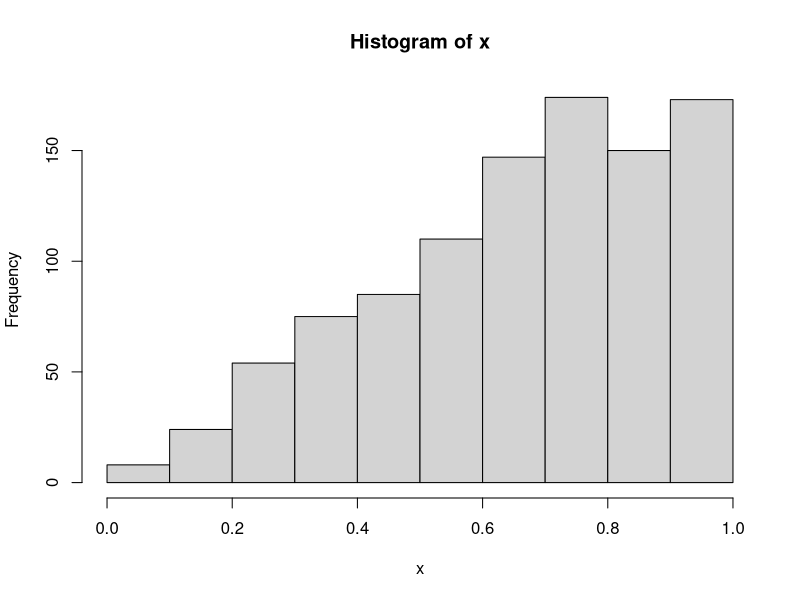
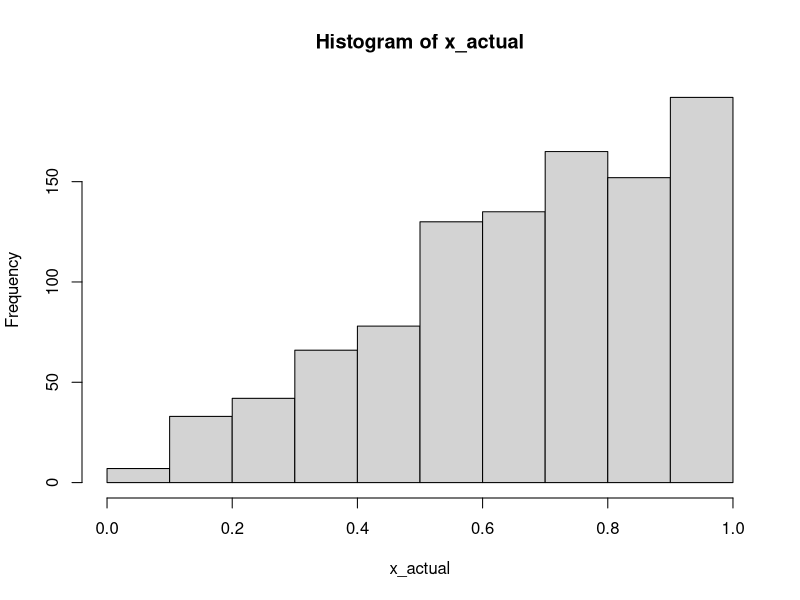
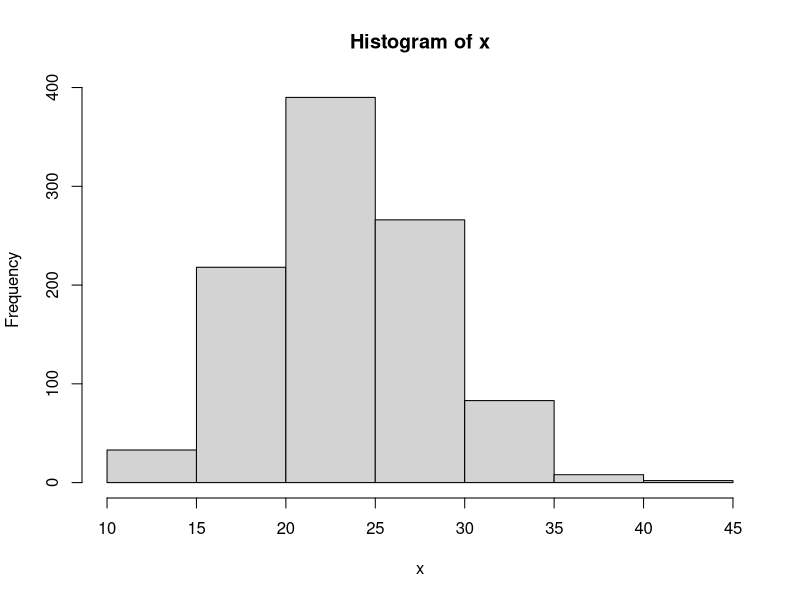
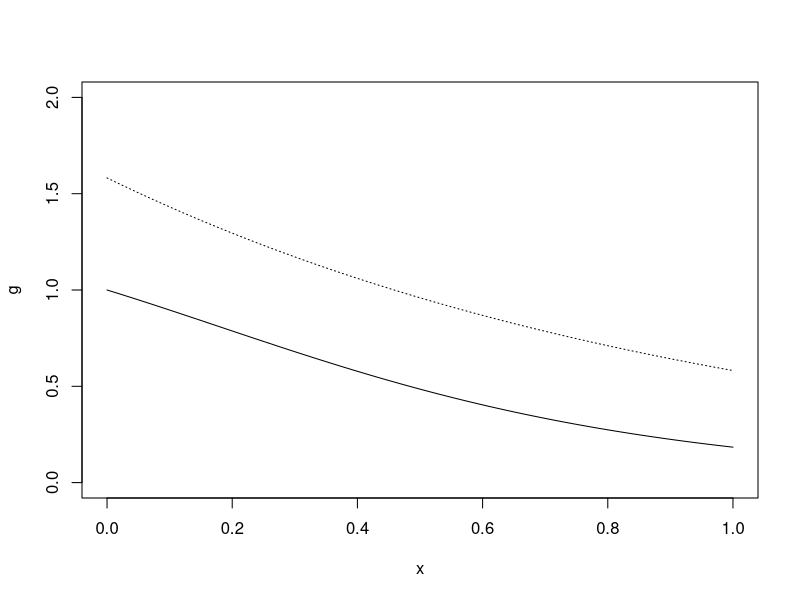
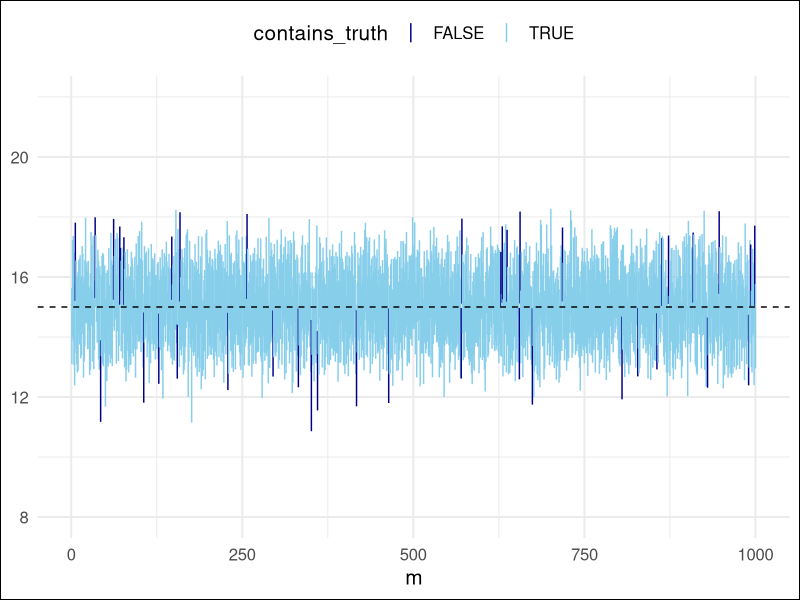
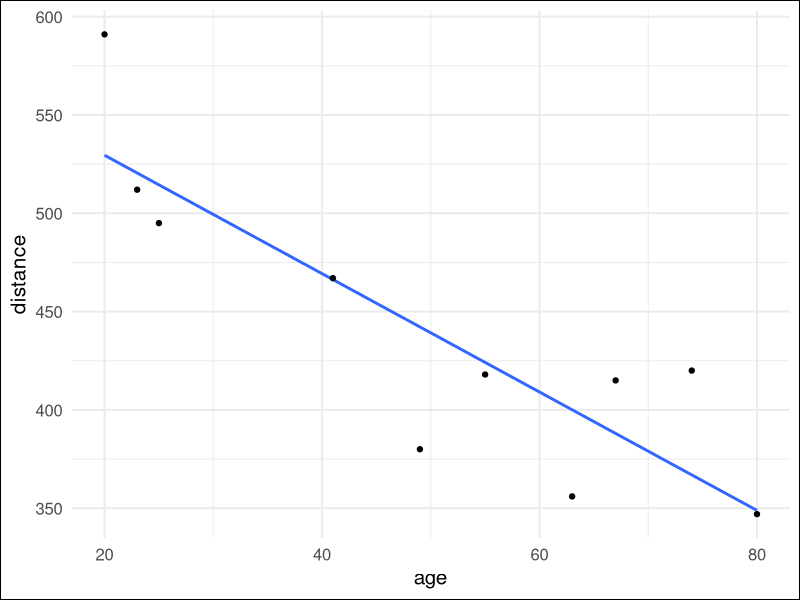

Source code (R) for these figures, in order:
## ---- chunk 1
#| echo: false

library(tidyverse)
set.seed(8686)

theme_set(
  theme_minimal(base_size = 15) +
    theme(plot.background = element_rect(fill = "white"))
)
## ---- chunk 2
ex2 <- 76
ifelse(
  ex2 >= 90, grade <- 'A',
  ifelse(
    ex2 >= 80, grade <- 'B',
    ifelse(ex2 >= 70, grade <- 'C', '')
  )
)
## ---- chunk 3
k <- 0
for (i in 1:10) {
  k <- k + i
}

k

x <- 1:10
k <- 0

for (i in x) {
  k <- k + x[i]
}

k
## ---- chunk 4
k <- 0
i <- 0

while (i <= 10) {
  k <- k + i
  i <- i + 1
}

k; i
## ---- chunk 5
avg <- function(x) {
  s <- 0
  for (i in x) s <- s + i

  s / i
}

x <- 1:10

avg(x) == 5.5
## ---- chunk 6
score <- c(76, 92, 83)
grade <- ifelse(
  score >= 90, 'A',
  ifelse(score >= 80, 'B',
    ifelse(score >= 70, 'C')
  )
)
grade

# will fail-- length(score) > 1
# if (score >= 90) {
#   grade <- 'A'
# } else if (score >= 80) {
#   grade <- 'B'
# } else {
#   grade <- 'C'
# }
## ---- chunk 7
library(stats4)

# y <- c(0.04304550, 0.50263474)
y <- 1:4

mlogl <- function(theta) -(length(y)*log(theta) - theta*sum(y))

fit <- mle(mlogl, 1.4)
summary(fit)

1 / mean(y)
## ---- chunk 8
x <- c(0.5928, 3.2048, 2.2281, 4.2292, 1.2096, 3.8371, 1.2670, 1.2042, 2.8182, 3.5173)

ll <- function(theta, sumx, sumlogx, n) {
  r <- theta[1]
  lambda <- theta[2]
  -(n*r*log(lambda) - n*log(gamma(r)) + (r - 1)*sumlogx - lambda*sumx)
}

optim(c(20, 19), ll, sumx = sum(x), sumlogx = sum(log(x)), n = length(x))
## ---- chunk 9
# given an exponential distribution
lambda <- 10
exp_pdf <- function(x) lambda*exp(-lambda*x)
inv_exp <- function(u) -1/lambda * log(1 - u)

u <- runif(100000, 0, 1)
x <- inv_exp(u)

mean(x) # should be close to 1 / lambda
var(x) # should be close to 1 / lambda^2
## ---- chunk 10
# transformation given a discrete CDF, using quantiles
g <- function(n) {
  u <- runif(n, 0, 1)
  
  cdf <- c(0.1, 0.36, 0.42, 0.85, 1)
  
  dplyr::case_when(
    u <= cdf[1]              ~ 0,
    u > cdf[1] & u <= cdf[2] ~ 1,
    u > cdf[2] & u <= cdf[3] ~ 2,
    u > cdf[3] & u <= cdf[4] ~ 3,
    u > cdf[4] & u <= cdf[5] ~ 4,
    TRUE ~ NA_real_
  )
}

p <- prop.table(table(g(10000)))
cumsum(p)
## ---- chunk 11
f <- function(x, p = 0.4) p * (1 - p)^x
## ---- chunk 12
# demonstrate acception-rejection method using a Beta(2, 1) distribution
# g(x) = Uniform(0, 1)

f <- function(x) 2*x
g <- function(x) 1
C <- 2

gen_beta <- function() {
  u1 <- runif(1, 0, 1)
  u2 <- runif(1, 0, 1)
  
  # if accepted,
  r <- f(u1) / (C * g(u1))
  out <- c( "r" = r, "u1" = u1, "u2" = u2)

  if (u2 < f(u1) / (C * g(u1))) {
    return(u1)
  } else {
    gen_beta()
  }
}

x <- replicate(1000, gen_beta())
x_actual <- rbeta(1000, 2, 1)

hist(x)
hist(x_actual)
## ---- chunk 13
f <- c(0.16, 0.24, 0.33, 0.17, 0.10)
g <- c(1, 1, 1, 1, 1) / 5
C <- max(f / g)

f_x <- function(x) {
  dplyr::case_when(
    x == 1 ~ 0.16,
    x == 2 ~ 0.24,
    x == 3 ~ 0.33,
    x == 4 ~ 0.17,
    x == 5 ~ 0.10,
      TRUE ~ 0
  )
}

gen <- function() {
  y <- sample(1:5, 1) # draw 1 realization from discrete uniform
  u <- runif(1, 0, 1) # draw 1 realization from continuous uniform

  if (u <= f_x(y) / (C * 1/5)) {
    return(y)
  } else {
    gen()
  }
}

out <- replicate(1000, gen())
prop.table(table(out))
## ---- chunk 14
gen_poisson <- function(t0, lambda) {
  s <- 0; i <- 0

  while (s <= t0) {
    u <- runif(1, 0, 1)
    t <- -log(1 - u) / lambda  # inverse transform to draw from Exp(lambda)
    s <- s + t
    i <- i + 1
  }

  return(i - 1)
}

gen_poisson(10, 2)

x <- replicate(1000, gen_poisson(8, 3))

hist(x)
## ---- chunk 15
lambda <- 3
n <- 10
x <- 1
p <- 0.7

rexp(n, lambda) # x_i ~ f(x)             -- random draws
pexp(x, lambda) # P(X <= x)              -- CDF, cumulative probability
dexp(x, lambda) # P(X == x)?             -- density
qexp(p, lambda) # x* s.t. P(X <= x*) = p -- quantile
## ---- chunk 16
mu <- 5
sd <- 3

rnorm(1, mu, sd)
pnorm(5, mu, sd)
qnorm(0.75, mu, sd)
## ---- chunk 17
punif(0.6, 0, 1)
## ---- chunk 18
u <- runif(1000000, 0, 1)
mean(exp(-u))

1 - exp(-1)
## ---- chunk 19
n1 <- 500
n2 <- 5000

u1 <- runif(n1, 0, 1)
u2 <- runif(n2, 0, 1)

# g(x) = x
mean(u1)
mean(u2)
## ---- chunk 20
-exp(-5) - (-exp(-2))

u <- runif(1000, 2, 5)
(5 - 2) * mean(exp(-u))
## ---- chunk 21
library(purrr)

mc_integrate <- function(g, a = 0, b = 1, n) {
  u <- runif(n, a, b)
  (b - a) * mean(g(u))
}

f <- function(x) exp(-x)

map_dbl(c(10, 100, 1000, 10000, 100000), ~mc_integrate(f, 2, 4, .))

# true value
exp(-2) - exp(-4)

h <- function(x) 10 * exp(-10 * x)
map_dbl(c(10, 1000, 1000000), ~mc_integrate(h, 0, 2, .))

# true value
integrate(h, 0, 2)
## ---- chunk 22
f <- function(x) 10 * exp(-10 * x)
mc_integrate(f, 0, 5, 100000)
## ---- chunk 23
cdf_exp_b <- function(x, lambda, n) {
  u <- runif(n, 0, 1)
  x * mean(lambda * exp(-lambda * x * u))
}

u <- cdf_exp_b(6, 20, 100)
l <- cdf_exp_b(2, 20, 100)

u - l

pexp(6, 1/20) - pexp(2, 1/20)
## ---- chunk 24
# Compare results to textbook example 6.3



z_cdf <- function(x, n = 1000) {
  u <- runif(n, 0, 1)

  # density of Z ~ N(0, 1)?
  theta <- function(x, u) {
    mean(1 / sqrt(2 * pi) * x * exp((-x^2 * u^2) / 2))
  }

  # Z ~ N(0, 1) is symmetric about 0
  if (x >= 0) {
    0.5 + theta(x, u)
  } else {
    1 - 0.5 - theta(-x, u)
  }
}

z_cdf(2, 100000)
pnorm(2)
## ---- chunk 25
# the "Hit-or-Miss" method:

# step 1.
x <- rnorm(10000)

# step 2. (an indicator function)
i <- x <= 1.96

# step 3.
mean(i)

norm_cdf <- function(x, n = 10000, mu = 0, sigma = 1) {
  X <- rnorm(n, mu, sigma)
  i <- X <= x
  mean(i)
}

exp_cdf <- function(x, n = 10000, lambda = 5) {
  X <- rexp(n, lambda)
  i <- X <= x
  mean(i)
}

exp_cdf(7.6, n = 1000, lambda = 5)
pexp(7.6, 5)

beta_cdf <- function(x, n = 10000, a = 2, b = 3) {
  X <- rbeta(n, a, b)
  i <- X <= x
  mean(i)
}

beta_cdf(0.7, a = 2, b = 3)
pbeta(0.7, 2, 3)
## ---- chunk 26
# compare hit or miss vs. simple monte-carlo
# theta_1 is simple monte-carlo
# theta_2 is indicator
# estimating F_Z(1.96) where Z ~ N(0, 1).
# generate 100 estimates of theta_1 and theta_2 (n = 10,000)
# then, take the variance of each

# for theta_1
z_cdf <- function(x, n = 1000) {
  u <- runif(n, 0, 1)

  # density of Z ~ N(0, 1)?
  theta <- function(x, u) {
    mean(1 / sqrt(2 * pi) * x * exp((-x^2 * u^2) / 2))
  }

  # Z ~ N(0, 1) is symmetric about 0
  if (x >= 0) {
    0.5 + theta(x, u)
  } else {
    1 - 0.5 - theta(-x, u)
  }
}

# for theta_2
z_cdf2 <- function(x, n = 1000, mu = 0, sigma = 1) {
  X <- rnorm(n, mu, sigma)
  i <- X <= x
  mean(i)
}

# wrap the 2 functions, and collect results
comparison <- function(x = 1.96, n = 100) {
  t1 <- numeric(n)
  t2 <- numeric(n)
  for (i in 1:n) {
    t1[i] <- z_cdf(x)
    t2[i] <- z_cdf2(x)
  }
  c(theta1 = var(t1), theta2 = var(t2))
}

comparison()
## ---- chunk 27
u <- runif(1000)
v <- 1 - u

# Cov(u, v) < 0!
cov(u, v)
## ---- chunk 28
norm_cdf_anti <- function(x, n) {
  u <- runif(n / 2)
  v <- 1 - u
  y <- c(u, v)
  
  pos_cdf <- (1 / sqrt(2 * pi)) * abs(x) * exp(-x^2 * y^2 / 2) + 0.5
  
  if (x >= 0) {
    cdf <- pos_cdf
  } else {
    cdf <- 1 - pos_cdf
  }
  
  return(mean(cdf))
}

norm_cdf <- function(x, n) {
  u <- runif(n)
  
  pos_cdf <- (1 / sqrt(2 * pi)) * abs(x) * exp(-x^2 * u^2 / 2) + 0.5
  
  if (x >= 0) {
    cdf <- pos_cdf
  } else {
    cdf <- 1 - pos_cdf
  }
  
  return(mean(cdf))
}

s <- numeric(100)
a <- numeric(100)

for (i in 1:100) {
  s[i] <- norm_cdf(1.96, 100)
  a[i] <- norm_cdf_anti(1.96, 100)
}

var(s)
var(a)
## ---- chunk 29
u <- runif(100)
C <- -cov(exp(u), u) / var(u)
C

-0.1409 / (1/12)
## ---- chunk 30
g <- function(x) exp(-x) / (1 + x^2)
l <- function(x) exp(-0.5) / (1 + x^2)

# estimating C
u <- runif(10000)
C <- -cov(g(u), l(u)) / var(l(u))

# simple monte-carlo vs. control variate
u <- runif(1000)
smc <- mean(g(u))
hat <- mean(g(u) + C * (l(u) - mean(l(u))))

integrate(g, 0, 1)
print(smc)
print(hat)
print(var(g(u)))
print(var(g(u) + C * (l(u) - mean(l(u)))))
## ---- chunk 31
n <- 10000
u <- runif(n)
# u1, u2, ..., u10k --> e^u1, e^u2, ... e^u10k

hat_theta <- mean(exp(u))
est_var <- var(exp(u))

hat_theta <- numeric(100)
for (i in 1:100) {
  u <- runif(10000)
  hat_theta[i] <- mean(exp(u))
}

var(hat_theta)
## ---- chunk 32
# Example 6.11
x <- seq(0, 1, 0.01)
g <- exp(-x) / (1 + x^2)
f3 <- exp(-x) / (1 - exp(-1))

plot(x, g, type = "l", ylim = c(0, 2))
lines(x, f3, lty = 3)
## ---- chunk 33
# Example

m <- 100
Y <- numeric(m)

for (i in 1:m) {
  x <- rnorm(3, 0, 1)
  Y[i] <- sum(x^2)
}

(hat_theta <- mean(Y))  # should be close to 3
(hat_mse <- mean((Y - 3)^2))  # should be close to 6
## ---- chunk 34
# Example 7.1
m <- 100
L <- numeric(m)

for (i in 1:m) {
  x <- rnorm(2, 0, 1)
  L[i] <- abs(x[1] - x[2])
}

(hat_theta <- mean(L))  # should be close to 2 / sqrt(pi)
(hat_mse <- mean((L - 2 / sqrt(pi))^2))
## ---- chunk 35
# Example 7.2

m <- 100
k <- 3
K <- numeric(m)

for (i in 1:m) {
  x <- rnorm(100)
  x <- sort(x)
  K[i] <- mean(x[k:(length(x) - k)])
}

(hat_theta <- mean(K))
## ---- chunk 36
x <- c(580, 400, 428, 825, 850, 875, 920, 550, 575, 750, 636, 360, 590, 735, 950)
n <- length(x)
m <- mean(x)
s <- sd(x)
a <- c(0.10, 0.05)
t <- qt(1 - a / 2, df = n - 1)

(c90 <- c(m - t[1] * s / sqrt(n), m + t[1] * s / sqrt(n)))
(c95 <- c(m - t[2] * s / sqrt(n), m + t[2] * s / sqrt(n)))
## ---- chunk 37
n <- 4
m <- 65
s <- 2.4
t <- qt(1 - 0.05/2, df = 3)

(c95 <- c(m - t * s / sqrt(n), m + t * s / sqrt(n)))
## ---- chunk 38
t_ci <- function(n = 20, mu = 15, sigma = 3, alpha = 0.05) {
  x <- rnorm(n, mu, sigma)
  m <- mean(x)
  s <- sd(x)
  t <- qt(1 - alpha / 2, df = n - 1)

  m + (t * s / sqrt(n)) * c(-1, 1)
}

res <- replicate(n = 1000, expr = t_ci(), simplify = FALSE)
(chk <- res |> map_lgl(~between(15, .[1], .[2])) |> mean())

res |>
  map_df(enframe, .id = "m") |>
  mutate(m = as.numeric(m)) |>
  pivot_wider(names_from = name, values_from = value) |>
  set_names(c("m", "l", "u")) |>
  group_by(m) |>
  mutate(contains_truth = between(15, l, u)) |>
  ggplot(aes(x = m, ymin = l, ymax = u, color = contains_truth)) +
  geom_linerange() +
  geom_hline(yintercept = 15, lty = "dashed") +
  scale_color_manual(values = c("darkblue", "skyblue")) +
  ylim(8, 22) +
  theme(legend.position = "top")
## ---- chunk 39
s_ci <- function(mu = 0, sigma = 2, n = 20, alpha = 0.05) {
  x <- rnorm(n = n, mean = mu, sd = sigma)
  v <- var(x)
  chi <- qchisq(alpha, n - 1)

  c(0, (n - 1) * v / chi)
}

res <- replicate(10000, s_ci(), simplify = FALSE)
(chk <- res |> map_lgl(~between(4, .[1], .[2])) |> mean())
## ---- chunk 40
65 - qt(0.025, 3) * 2.4 / 2
65 + qt(1 - 0.025, 3) * 2.4 / 2
## ---- chunk 41
qt(1 - 0.05, df = 3)
## ---- chunk 42
# calculating the p-values
1 - pt(qt(1 - 0.05, 3), 3) # == 0.05
1 - pt(-4.16, 3)
## ---- chunk 43
x <- c(61, 67, 63, 66.6)
t.test(x, alternative = "greater", mu = 70)
## ---- chunk 44
beams <- c(580, 400, 428, 825, 850, 875, 920, 550, 575, 750, 636, 360, 590, 735, 950)

t.test(beams, mu = 820, alternative = "greater")

bound <- qt(0.1 / 2, df = length(beams) - 1) * sd(beams) / sqrt(length(beams))

mean(beams) + c(1, -1) * bound
## ---- chunk 45
# Steps 1 and 2
gen_ts <- function(n = 20, mu = 500, sigma2 = 100) {
  x <- rnorm(n, mean = 500, sd = sqrt(sigma2))
  (mean(x) - mu) / (sd(x) / sqrt(n))
}

# Steps 3 and 4
check_rr <- function(ts, n = 20, alpha = 0.05) {
  t_actual <- qt(0.05, df = n - 1)
  mean(ts <= t_actual)
}

ts <- replicate(n = 1000, gen_ts(), simplify = FALSE)
check_rr(unlist(ts))
## ---- chunk 46
n <- 20
m <- 1000
alpha <- 0.05
Q <- qt(alpha / 2, df = n - 1)

mu0 <- 15
mu1 <- 17
sigma2 <- 4

tstat <- numeric(m)

for (i in 1:m) {
  x <- rnorm(n, mean = mu0, sd = sqrt(sigma2))
  a <- mean(x)
  s <- sd(x)
  tstat[i] <- (a - mu0) / (s / sqrt(n))
}

1 - sum(between(tstat, Q, -Q)) / m
## ---- chunk 47
tstat <- numeric(m)

for (i in 1:m) {
  x <- rnorm(n, mean = mu1, sd = sqrt(sigma2))
  a <- mean(x)
  s <- sd(x)
  tstat[i] <- (a - 15) / (s / sqrt(n))
}

1 - sum(between(tstat, Q, -Q)) / m
## ---- chunk 48
x <- c(1.2, 0.5, 2.6, 5.6)
i <- sample(x, length(x), replace = TRUE)
## ---- chunk 49
y <- c(0.1, 0.2, 0.3)
x <- matrix(c(1, 2, 3, 4, 5, 6), 3, 2, byrow = TRUE)

solve(t(x) %*% x) %*% t(x) %*% y # (X^T * X)^(-1) * X^T * Y
## ---- chunk 50
age <- c(20, 23, 25, 41, 49, 55, 63, 67, 74, 80)
distance <- c(591, 512, 495, 467, 380, 418, 356, 415, 420, 347)

ggplot(data = tibble(age, distance), aes(x = age, y = distance)) + 
  geom_smooth(method = "lm", se = FALSE) +
  geom_point()

cor(age, distance)
## ---- chunk 51
intercept <- numeric(length(age)) + 1
X <- cbind(intercept, age)
betas <- solve(t(X) %*% X) %*% t(X) %*% distance

# compare results with built-in function
betas
coef(lm(distance ~ age))
## ---- chunk 52
betas[1] + betas[2] * 66
## ---- chunk 53
age <- c(25, 25, 28, 32, 32, 32, 38, 42, 48, 51, 51, 58, 62, 65)
fat <- c(19, 28, 19, 16, 24, 20, 31, 20, 26, 24, 32, 21, 21, 30)
chol <- c(180, 195, 186, 180, 210, 197, 239, 183, 204, 221, 243, 208, 228, 269)

const <- numeric(length(age)) + 1
X <- cbind(const, age, fat)
betas <- solve(t(X) %*% X) %*% t(X) %*% chol

betas
coef(lm(chol ~ age + fat))
## ---- chunk 54
betas[1] + betas[2] * 22 + betas[3] * 20
